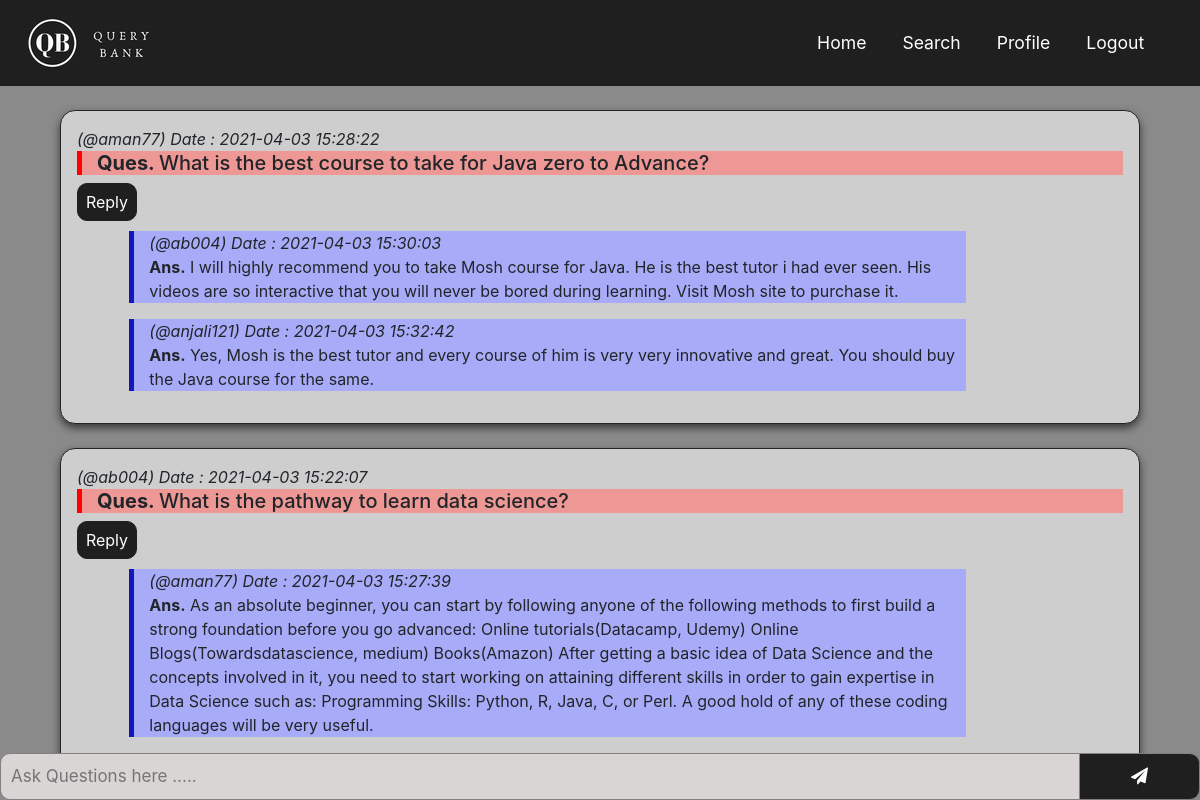
The page /ask.php (signed in) on the database its author committed.
### tables this page shows
CREATE TABLE `ques` (
  `qid` varchar(1000) NOT NULL,
  `usern` varchar(50) NOT NULL,
  `q` varchar(500) NOT NULL,
  `dandt` timestamp NOT NULL DEFAULT current_timestamp()
);

CREATE TABLE `ans` (
  `qid` varchar(1000) NOT NULL,
  `aid` varchar(1000) NOT NULL,
  `usern` varchar(50) NOT NULL,
  `a` varchar(5000) NOT NULL,
  `dandt` timestamp NOT NULL DEFAULT current_timestamp()
);

### ask.php (the view, shortened to what this page needs)
<!DOCTYPE html>
<!DOCTYPE html>
<html lang="en">
<head>
    <link rel="stylesheet" href="https://maxcdn.bootstrapcdn.com/bootstrap/4.0.0/css/bootstrap.min.css">
    <link rel="stylesheet" href="https://cdnjs.cloudflare.com/ajax/libs/font-awesome/4.7.0/css/font-awesome.min.css">
    <link href="ask.css" rel="stylesheet">
</head>
<body>
<nav class="navbar navbar-expand-md navbar-light navbg sticky-top">
    <div class="container-fluid">
        <a class="navbar-brand" href="home1.php"><img class="img-fluid" alt="Responsive image" src="img/logo3.png"></a>
        <div class="collapse navbar-collapse" id="navbarResponsive">
            <ul class="navbar-nav ml-auto ">
                <li class="l1 nav-item active" >
                    <a class="nav-link hover" href="home1.php" style="color:white;">Home</a>
                </li>
                <li class="nav-item">
                    <a class="nav-link" href="#" style="color:white;">Search</a>
                </li>
                <li class="nav-item">
                    <a class="nav-link" href="profile.php" style="color:white;">Profile</a>
                </li>
                <li class="nav-item">
                    <a class="nav-link" href="logout.php" style="color:white;">Logout</a>
                </li>
            </ul>
        </div>
    </div>
</nav>
<br>
<?php
    $db= mysqli_connect("localhost","root","","userinfo");
    $sql= "SELECT * FROM ques ORDER BY dandt DESC";
    $result=mysqli_query($db,$sql);
    $result=mysqli_fetch_all($result,MYSQLI_NUM);
    $len=count($result);
    $row=0;
    while($row<$len)
    {
        echo "<div class='qnbig'>";
        echo "<h10><i>(@" .$result[$row][1]. ") Date : ".$result[$row][3]."</i></h10>";
            echo "<div class='qnmain' id='qmain'>";
                echo "<h5><b>Ques. </b><span id='".$result[$row][0]."' >".$result[$row][2]."</span></h5>";
            echo "</div>";
            echo "<div id='".$result[$row][0].'btn'."'>";
            echo '<button class="replybtn" onclick="myFunction(this.parentElement.id)">Reply</button>';
            echo "<br><br>";
            echo "</div>";
                $sql2= "SELECT * FROM ans WHERE qid='".$result[$row][0]."'";
                $res2=mysqli_query($db,$sql2);
                $res2=mysqli_fetch_all($res2,MYSQLI_NUM);
                $len2=count($res2);
                $row2=0;
                while($row2<$len2)
                {
                echo "<div class='ansmain'>";
                    echo "<h10><i> (@".$res2[$row2][2].") Date : ".$res2[$row2][4]."</h10></i><br>";
                    echo "<p><b>Ans.</b> ".$res2[$row2][3]."</p>";
                echo "</div>";
                $row2++;
                }
            echo "</div>";
            echo "<br>";
            $row++;
    }
 ?>
  <input type="text" id='textid' name="textq" placeholder="Ask Questions here ....." name="search">
   <button type="submit" id="sendq" onclick="sendQuestion()"><i class="fa fa-send"></i></button>
</body>
</html>

### ask.css (style rules this page uses)
body { background-color: #8a8a8a; }
.navbar { padding: .8rem; background-color: #1f1f1f; }
.navbar-nav li { padding-right: 20px; }
.nav-link { font-size: 1.1em !important; }
.qnbig { width: 90%; height: auto; padding: 16px; margin: auto; border: 1px solid; box-shadow: 0 4px 8px 0 rgba(0,0,0,0.6); transition: 0.3s; border-radius: 15px; background-color: #cecece; }
#qmain { width: 100%; height: auto; border-left: 5px solid red; background-color: #ed9895; padding-left: 15px; }
.ansmain { width: 80%; margin-left: 5%; height: auto; border-left: 5px solid #1117bd; background-color: #a8abf7; padding-left: 15px; }
#textid { padding: 10px; font-size: 17px; border-radius: 10px 0px 0px 10px; border: 1px solid grey; float: left; background: #d9d5d4; position: fixed; bottom:0; width:90%; }
#sendq { float: left; padding: 10px; background: #1f1f1f; color: white; font-size: 17px; border: 1px solid grey; border-radius: 0 10px 10px 0; border-left: none; cursor: pointer; position: fixed; bottom:0; width:10%; right:0; }
button { padding: 6px; background: #1f1f1f; color: white; border: 1px solid #1f1f1f; border-radius: 10px; position: absolute; width:5%; }

### rows shown on the page
ques: usern "aman77", dandt "2021-04-03 15:28:22", q "What is the best course to take for Java zero to Advance?"
ans: usern "ab004", dandt "2021-04-03 15:30:03", a "I will highly recommend you to take Mosh course for Java. He is the best tutor i had ever seen. His videos are so interactive that you will never be bored during learning. Visit Mosh site to purchase it."
ans: usern "anjali121", dandt "2021-04-03 15:32:42", a "Yes, Mosh is the best tutor and every course of him is very very innovative and great. You should buy the Java course for the same."
ques: usern "ab004", dandt "2021-04-03 15:22:07", q "What is the pathway to learn data science?"
ans: usern "aman77", dandt "2021-04-03 15:27:39", a "As an absolute beginner, you can start by following anyone of the following methods to first build a strong foundation before you go advanced: Online tutorials(Datacamp, Udemy) Online Blogs(Towardsdatascience, medium) Books(Amazon) After getting a basic idea of Data Science and the concepts involved in it, you need to start working on attaining different skills in order to gain expertise in Data Science such as: Programming Skills: Python, R, Java, C, or Perl. A good hold of any of these coding languages will be very useful."
